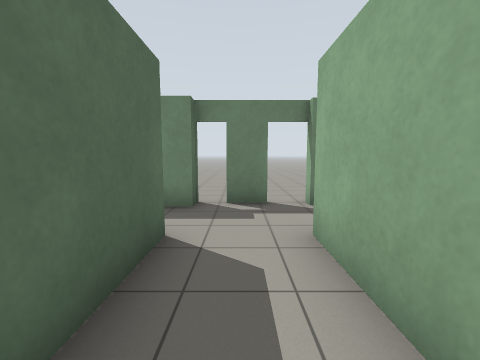
[1] (above)

14 first-person views from a walk through a robot-simulator world made for Gazebo. The camera is 1.2 m above the floor, tilts 6° down and sees 90° across. The floor is counted in squares, 1 m on a side. Each view is taken from the middle of a square. On the plan, view 1 faces up. The plan holds only what a view shows up to about 11 squares ahead; the rest is blank.

[2]
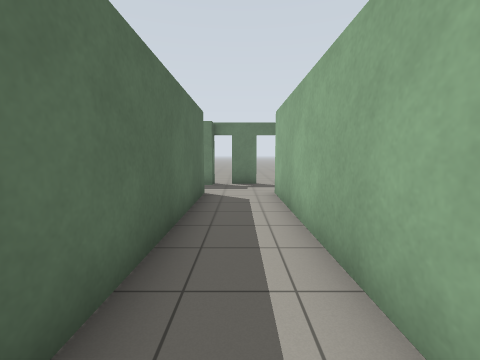

[3]
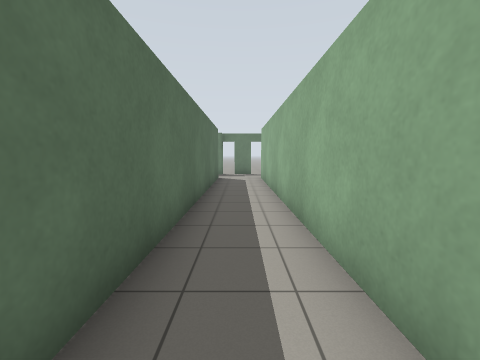

[4]
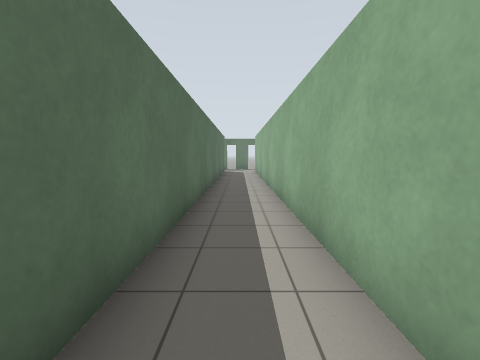

[5]
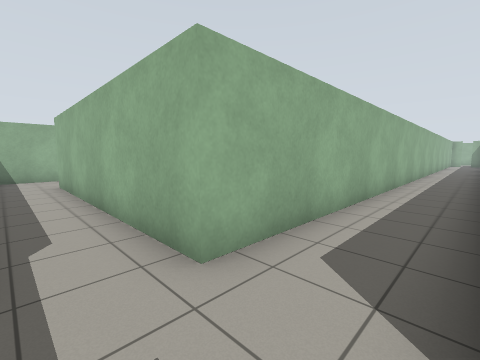

[6]
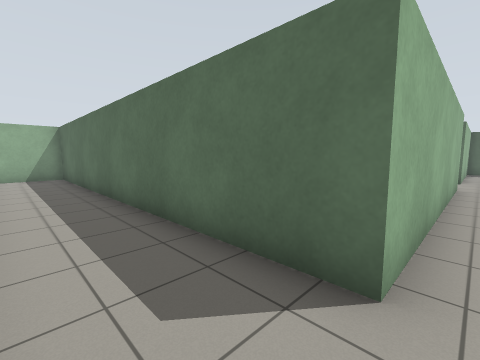

[7]
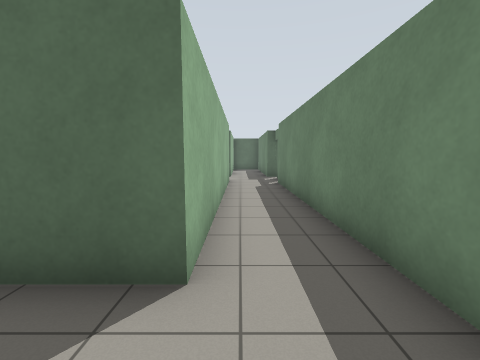

[8]
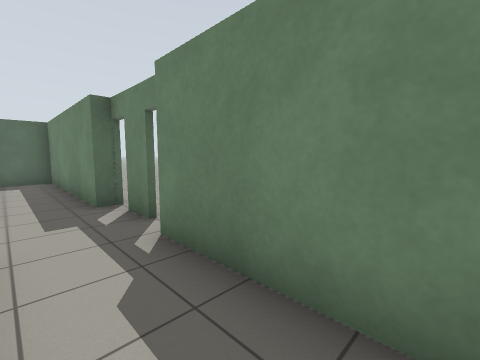

[9]
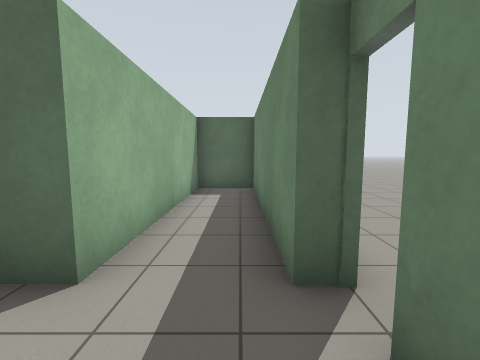

[10]
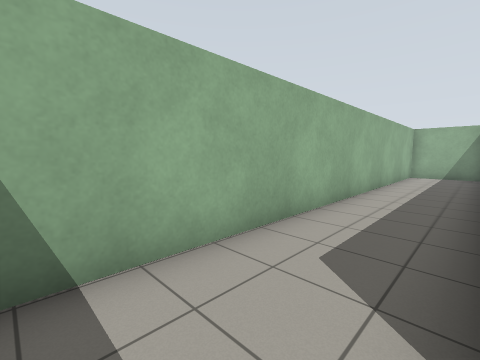

[11]
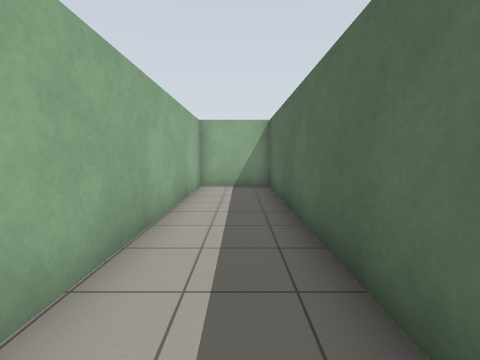

[12]
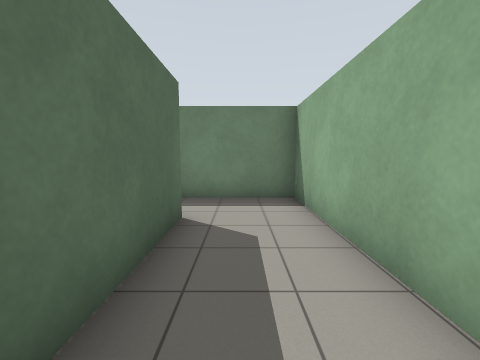

[13]
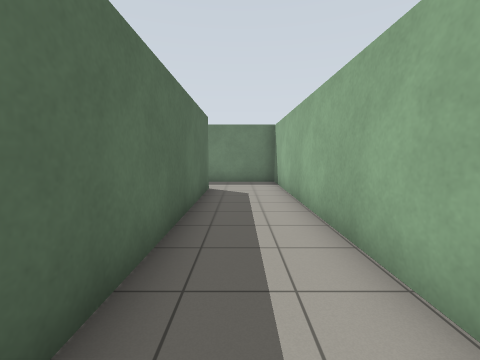

[14]
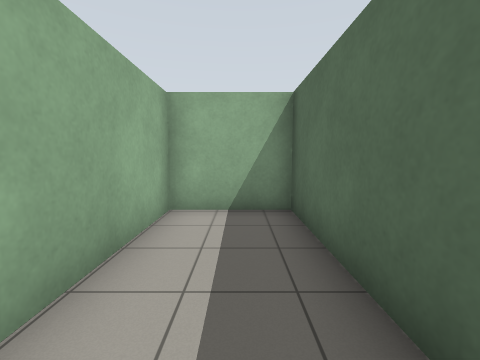

### Floor plan
Points are (right, up) in squares from view 1. A wall is a line through its corners. A room is listed if a view was taken in it or the views show most of it. See-through windows are left out.
Room 1 (views 1, 2, 3, 4)
walls: (1.1, -13) (1.1, 3.5); (-1.1, 3.5) (-1.1, -13)
ways out: opening at (0, 3) to room 2
Room 2 (views 5, 6, 7, 8, 9, 10, 11, 12, 13, 14)
walls: (1.1, 3.5) (9.9, 3.5) (9.9, -10.2) (12.5, -10.2) (12.5, 5.6) (1.7, 5.6); (0.8, 5.9) (-0.4, 5.9); (-1.1, 5.6) (-7.5, 5.6) (-7.5, 3.5) (-1.1, 3.5)
ways out: opening at (0, 3) to room 1; open door at (0, 6)

Positions as (right, up) in squares from view 1, and headings:
1: (0, 0), facing up
2: (0, -4), facing up
3: (0, -9), facing up
4: (0, -14), facing up
5: (-1, 5), facing down-right
6: (12, 4), facing down-left
7: (12, 4), facing left
8: (5, 4), facing up-left
9: (1, 5), facing left
10: (10, 5), facing down-right
11: (11, -1), facing down
12: (11, -1), facing up
13: (11, -5), facing up
14: (11, -5), facing down
